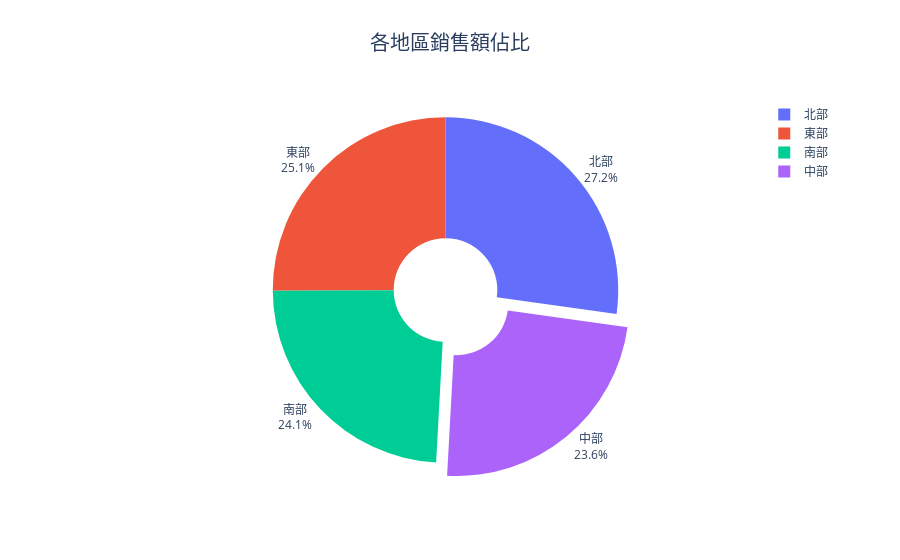

The code cell stored with this chart in its notebook:
### Code cell
def create_pie_chart():
    """圓餅圖示範"""
    # 計算各地區總銷售額
    region_sales = df.groupby('地區')['銷售額'].sum()
    
    # 創建圓餅圖
    fig = go.Figure(data=[go.Pie(
        labels=region_sales.index,
        values=region_sales.values,
        hole=0.3,  # 設置成環圈圖
        textinfo='label+percent',
        textposition='outside',
        pull=[0.1, 0, 0, 0]  # 第一個區塊突出
    )])
    
    # 更新布局
    fig.update_layout(
        title='各地區銷售額佔比',
        title_x=0.5,
        title_font_size=20,
        showlegend=True,
        template='plotly_white'
    )
    
    fig.show()

create_pie_chart()

### Figure 1 — Plotly figure (JSON) as saved in the notebook; plotly's stock layout.template omitted (floating-point values rounded to 4 significant figures)
{"data": [{"hole": 0.3, "labels": ["中部", "北部", "南部", "東部"], "pull": [0.1, 0, 0, 0], "textinfo": "label+percent", "textposition": "outside", "type": "pie", "values": [296000.0, 340800.0, 301200.0, 313900.0]}], "layout": {"showlegend": true, "title": {"font": {"size": 20}, "text": "各地區銷售額佔比", "x": 0.5}}}
